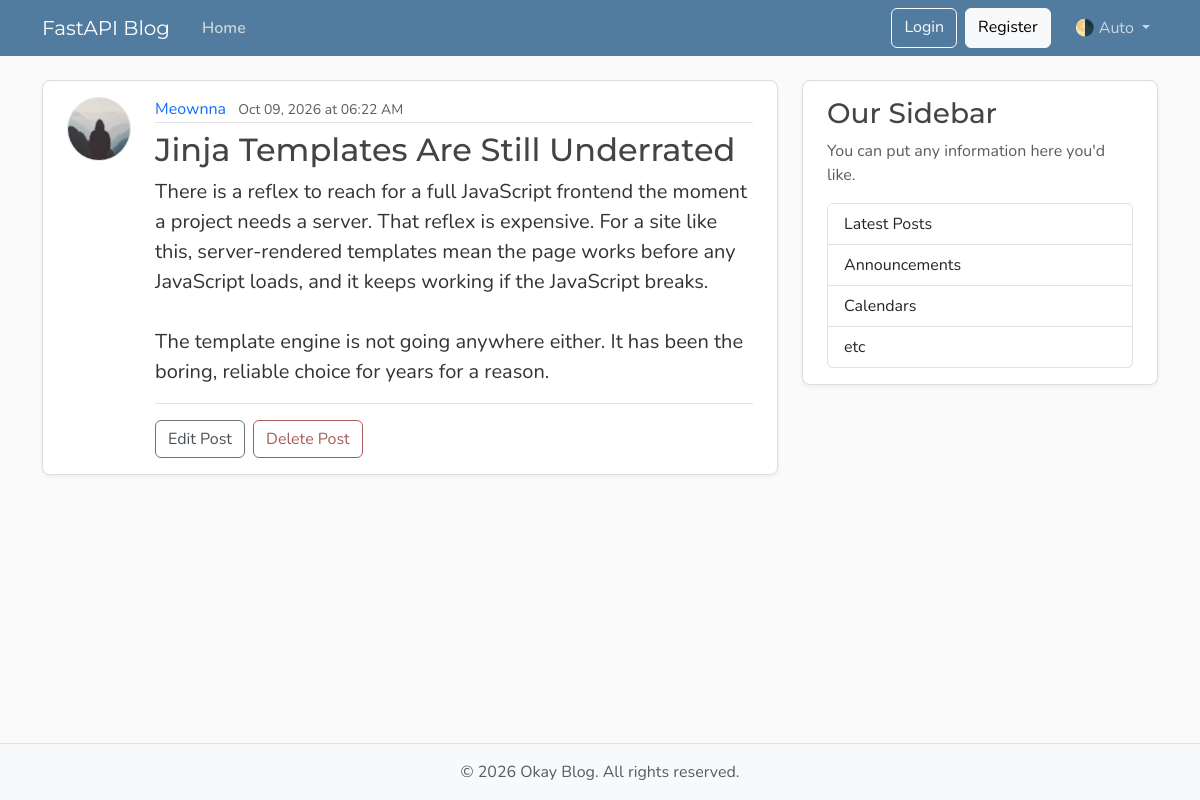
/posts/6, run on the app's committed database.
### app/models.py (models this page shows, shortened)
class User(Base):
    __tablename__ = "users"
    id: Mapped[int] = mapped_column(Integer, primary_key=True, index=True)
    username: Mapped[String] = mapped_column(String(50), unique=True, nullable=False)
    email: Mapped[String] = mapped_column(String(50), unique=True, nullable=False)
    image_file: Mapped[str | None] = mapped_column(String(200), nullable=True)
    posts: Mapped[list["Post"]] = relationship(back_populates="author")

class Post(Base):
    __tablename__ = "posts"
    id: Mapped[int] = mapped_column(Integer, primary_key=True, index=True)
    title: Mapped[str] = mapped_column(String(100), nullable=False)
    content: Mapped[str] = mapped_column(Text, nullable=False)
    user_id: Mapped[int] = mapped_column(
        ForeignKey("users.id"),
        nullable=False,
        index=True,
    )
    date_posted: Mapped[datetime] = mapped_column(
        DateTime(timezone=True),
        default=lambda: datetime.now(UTC),
    )
    author: Mapped[User] = relationship(back_populates="posts")

### app/app.py (the view)
@app.get("/{post_id}", include_in_schema=False)
@app.get("/posts/{post_id}", name="post_details", include_in_schema=False)
def post_details(request: Request, post_id: int, db: DbDep):
    result = db.execute(select(models.Post).where(models.Post.id == post_id))
    post = result.scalars().first()
    if post:
        title = post.title[:50]
        return templates.TemplateResponse(
            request, "post.html", {"post": post, "title": title}
        )
    return templates.TemplateResponse(
        request,
        "error.html",
        {"message": "Sorry The post isn't on our Servers"},
        status_code=status.HTTP_404_NOT_FOUND,
    )

### templates/post.html (shortened to what this page needs)
{% extends "layout.html" %}
{% block content %}
  <article class="content-section py-3 px-4 mb-4">
    <div class="d-flex align-items-start gap-4">
      <img class="rounded-circle article-img flex-shrink-0"
           src="{{ post.author.image_path }}"
           alt="{{ post.author.username }}'s profile picture"
           width="64"
           height="64"
           loading="lazy">
      <div class="flex-grow-1">
        <div class="article-metadata mb-2">
          <a class="me-2" href="{{ url_for('user_posts', user_id=post.author.id) }}">{{ post.author.username }}</a>
          <small class="text-body-secondary">{{ post.date_posted | friendly_date }}</small>
        </div>
        <h2 class="article-title">{{ post.title }}</h2>
        <p class="article-content">{{ post.content }}</p>
        <div class="post-actions mt-3 pt-3 border-top">
          <a class="btn btn-outline-secondary me-1" href="#">Edit Post</a>
          <button type="button"
                  class="btn btn-outline-danger"
                  data-bs-toggle="modal"
                  data-bs-target="#deleteModal">Delete Post</button>
        </div>
      </div>
    </div>
  </article>
{% endblock content %}

### static/css/main.css (style rules this page uses)
:root { --font-heading: "Montserrat", system-ui, -apple-system, BlinkMacSystemFont, sans-serif; --font-body: "Nunito", system-ui, -apple-system, BlinkMacSystemFont, sans-serif; --color-bg-body: #fafafa; --color-bg-content: #ffffff; --color-text-primary: #333333; --color-text-heading: #444444; --color-steel: #527c9f; --color-nav-link: #cbd5db; --color-nav-link-hover: #ffffff; --color-link-hover: #428bca; --color-border: #dddddd; --color-border-light: #e3e3e3; --spacing-xl: 5rem; --article-img-size: 4rem; --account-img-size: 7.813rem; }
body { font-family: var(--font-body); background: var(--color-bg-body); color: var(--color-text-primary); }
h1, h2, h3, h4, h5, h6 { font-family: var(--font-heading); color: var(--color-text-heading); }
a { text-decoration: none; }
.content-section { background: var(--color-bg-content); border: 1px solid var(--color-border); border-radius: 0.5rem; box-shadow: 0 2px 4px rgba(15, 23, 42, 0.05); transition: box-shadow 0.15s ease, transform 0.15s ease, border-color 0.15s ease; }
.article-title { color: var(--color-text-heading); transition: color 0.2s ease-in-out; }
.article-content { white-space: pre-line; font-size: 1.25rem; }
.article-img { height: var(--article-img-size); width: var(--article-img-size); flex-shrink: 0; object-fit: cover; border: 1px solid var(--color-border-light); box-shadow: 0 0 0 2px var(--color-bg-content); }
.article-metadata { padding-bottom: 0.063rem; border-bottom: 1px solid var(--color-border-light); }
.article-metadata a { transition: color 0.2s ease-in-out; }
.btn-outline-secondary { --bs-btn-color: #495057; --bs-btn-border-color: #6c757d; --bs-btn-hover-color: #fff; --bs-btn-hover-bg: #5a6268; --bs-btn-hover-border-color: #545b62; --bs-btn-active-color: #fff; --bs-btn-active-bg: #545b62; --bs-btn-active-border-color: #4e555b; }
.btn-outline-danger { --bs-btn-color: #a85b5b; --bs-btn-border-color: #a85b5b; --bs-btn-hover-color: #fff; --bs-btn-hover-bg: #924e4e; --bs-btn-hover-border-color: #874848; --bs-btn-active-color: #fff; --bs-btn-active-bg: #874848; --bs-btn-active-border-color: #7c4242; }

### data on the page
User: author.username "Meownna"
Post: date_posted|friendly_date "Oct 09, 2026 at 06:22 AM", title "Jinja Templates Are Still Underrated", content "There is a reflex to reach for a full JavaScript frontend the moment a project needs a server. That reflex is expensive. For a site like this, server-rendered templates mean the page works before any JavaScript loads, and it keeps working if the JavaScript breaks. The template engine is not going anywhere either. It has been the boring, reliable choice for years for a reason."
